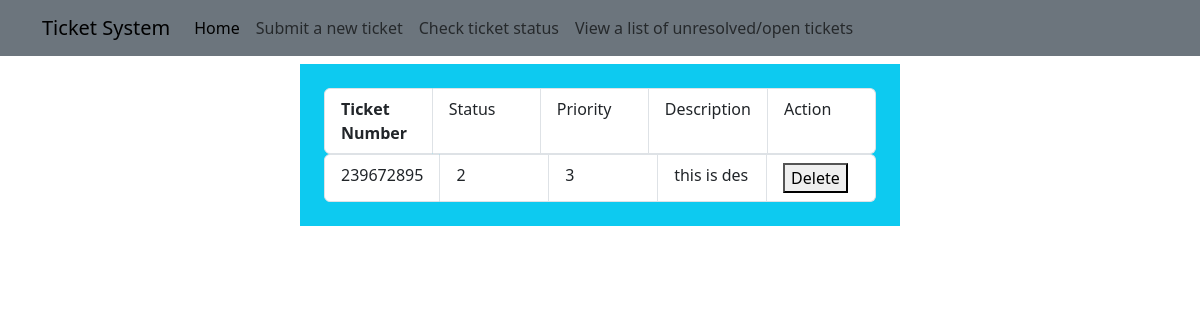
/list-of-tickets, run on an earlier commit of the app's database.
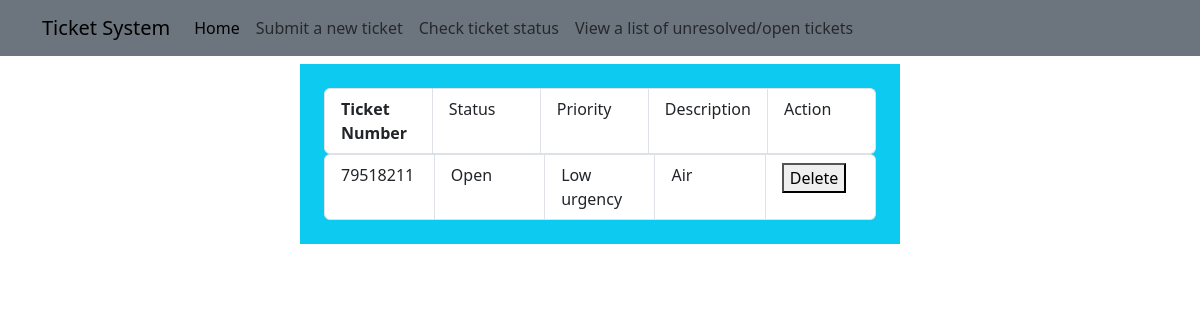
And on a later commit of the database.
### tickets/models.py (models this page shows, shortened)
class Tickets(models.Model):
    number = models.CharField(max_length=200)
    description = models.CharField(max_length=200)
    status = models.CharField(max_length=200)
    priority = models.CharField(max_length=200)

### tickets/views.py (the view)
# urls.py: path('list-of-tickets', views.listOfTickets),
def listOfTickets(request):
    tickets = Tickets.objects.all()
    context = {'tickets':tickets}
    return render(request, 'listOfTickets.html', context)

### tickets/templates/listOfTickets.html (shortened to what this page needs)
{% extends "base.html" %} {% block title %} List of Tickets Page {% endblock %}
{% block content %}
<div class="container-fluid container mx-auto w-50 p-4 bg-info mt-2">
    <ul class="list-group list-group-horizontal">
        <li class="list-group-item" style="width: 200px;"><b>Ticket Number</b></li>
        <li class="list-group-item" style="width: 200px;">Status</li>
        <li class="list-group-item" style="width: 200px;">Priority</li>
        <li class="list-group-item" style="width: 200px;">Description</li>
        <li class="list-group-item" style="width: 200px;">Action</li>
    </ul>
    {% for task in tickets %}
    <ul class="list-group list-group-horizontal">
        <li class="list-group-item" style="width: 200px;">{{task.number}}</li>
        <li class="list-group-item " style="width: 200px;">{{task.status}}</li>
        <li class="list-group-item " style="width: 200px;">{{task.priority}}</li>
        <li class="list-group-item " style="width: 200px;">{{task.description}}</li>
        <li class="list-group-item " style="width: 200px;">
            <form method="POST" action="{% url 'delete_task' task.id %}" style="display:inline;">
                <button type="submit" onclick="return confirm('Are you sure you want to delete this task?');">
                    Delete
                </button>
            </form>
        </li>
    </ul>
    {% endfor %}
</div>
{% endblock %}

### tickets/templates/base.html (shortened to what this page needs)
<!DOCTYPE html>
<html lang="en">
<head>
    <title>{% block title %} Django App{% endblock %}</title><link href="https://cdn.jsdelivr.net/npm/bootstrap@5.3.6/dist/css/bootstrap.min.css" rel="stylesheet">
</head>
<body>
    <div class="container-fluid bg-secondary">
        <nav class="container navbar navbar-expand-lg">
            <div class="container-fluid">
            <a class="navbar-brand" href="/">Ticket System</a>
            <div class="collapse navbar-collapse" id="navbarNav">
                <ul class="navbar-nav">
                    <li class="nav-item">
                        <a class="nav-link active" aria-current="page" href="/">Home</a>
                    </li>
                    <li class="nav-item">
                        <a class="nav-link" href="/submit-ticket">Submit a new ticket</a>
                    </li>
                    <li class="nav-item">
                        <a class="nav-link" href="/check-ticket-status">Check ticket status</a>
                    </li>
                    <li class="nav-item">
                        <a class="nav-link" href="/list-of-tickets">View a list of unresolved/open tickets</a>
                    </li>
                </ul>
            </div>
            </div>
        </nav>
    </div>
    <div>{% block content %} {% endblock %}</div>
</body>
</html>

What changed in the data, as far as the page shows it:
removed Tickets: number "239672895", status "2", priority "3", description "this is des"
added Tickets: number "79518211", status "Open", priority "Low urgency", description "Air"
